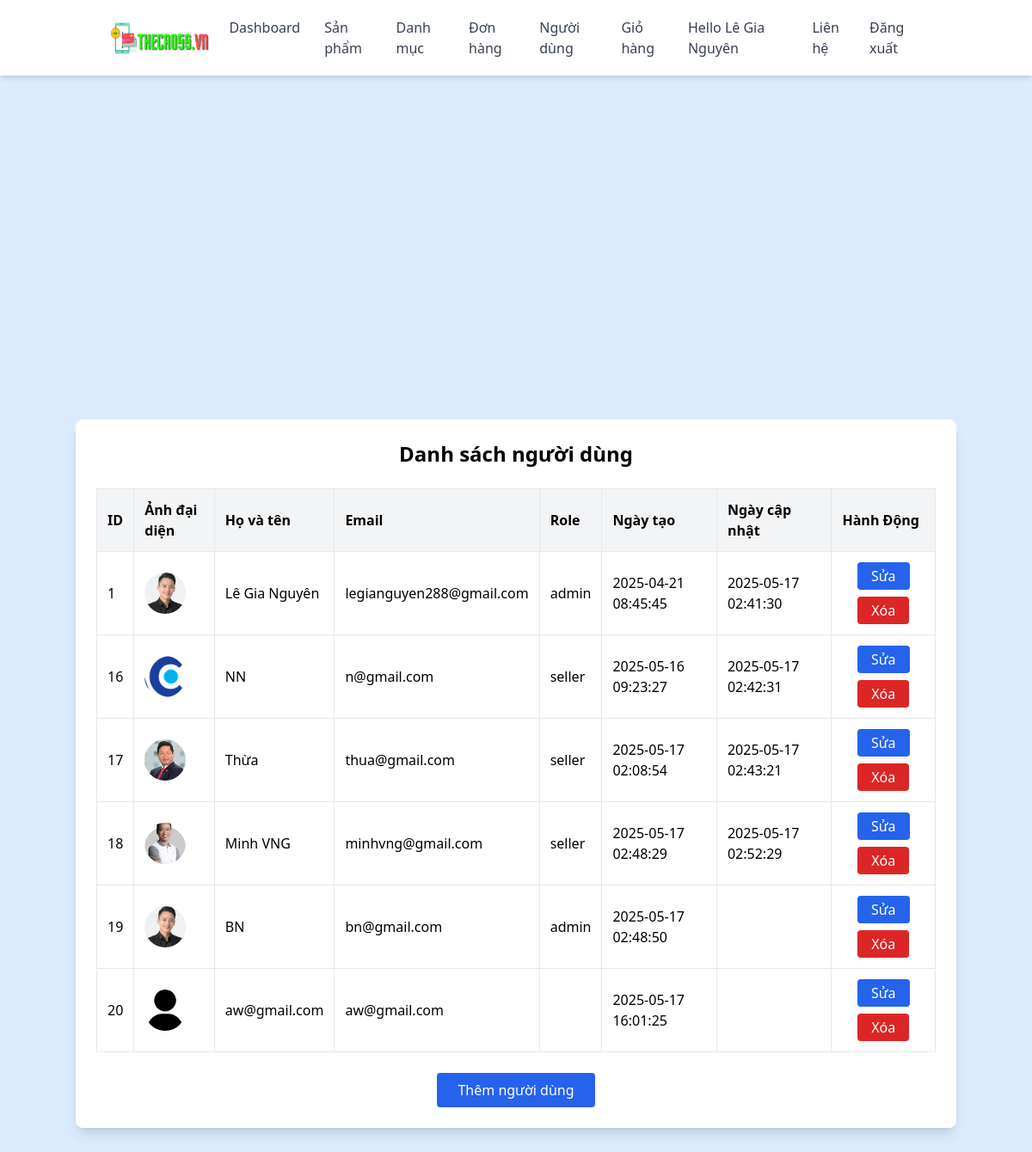
Screenshot of /users/index.php (signed in) with the database file from the repository.
### tables this page shows
CREATE TABLE `users` (
  `id` int NOT NULL,
  `fullname` varchar(255) NOT NULL,
  `email` varchar(255) NOT NULL,
  `avatar` varchar(255) DEFAULT NULL,
  `password` varchar(255) NOT NULL,
  `role` enum('admin','seller','customer') DEFAULT NULL,
  `created_at` timestamp NOT NULL DEFAULT CURRENT_TIMESTAMP,
  `updated_at` timestamp NULL DEFAULT NULL ON UPDATE CURRENT_TIMESTAMP
);

### users/index.php (the view, shortened to what this page needs)
<?php
    include '../includes/header.php';
    include '../config/database.php';
?>
<!DOCTYPE html>
<html lang="vi">
<head>
    <script src="https://cdn.tailwindcss.com"></script>
</head>
<body class="bg-blue-100">
    <main class="flex flex-col items-center justify-center min-h-screen text-center px-4 py-8">
    <div class="bg-white p-6 rounded-lg shadow-lg w-full max-w-5xl overflow-x-auto">
        <h2 class="text-2xl font-bold mb-6">Danh sách người dùng</h2>
        <table class="w-full border-collapse text-sm md:text-base">
            <thead>
                <tr class="bg-gray-100">
                    <th class="p-3 border text-left font-semibold">ID</th>
                    <th class="p-3 border text-left font-semibold">Ảnh đại diện</th>
                    <th class="p-3 border text-left font-semibold">Họ và tên</th>
                    <th class="p-3 border text-left font-semibold">Email</th>
                    <th class="p-3 border text-left font-semibold">Role</th>
                    <th class="p-3 border text-left font-semibold">Ngày tạo</th>
                    <th class="p-3 border text-left font-semibold">Ngày cập nhật</th>
                    <th class="p-3 border text-left font-semibold">Hành Động</th>
                </tr>
            </thead>
            <tbody>
                <?php
                    $result = $conn->query("SELECT * FROM users");
                    while ($row = $result->fetch_assoc()) {
                        $avatar = $row["avatar"] ? $row["avatar"] : 'user.png';
                        echo '
                            <tr class="border-b">
                                <td class="p-3 border">' . $row["id"] . '</td>
                                <td class="p-3 border">
                                    <img src="../assets/images/avatar/' . htmlspecialchars($avatar) . '" alt="Avatar" class="w-12 h-12 rounded-full object-cover">
                                </td>
                                <td class="p-3 border">' . htmlspecialchars($row["fullname"]) . '</td>
                                <td class="p-3 border">' . htmlspecialchars($row["email"]) . '</td>
                                <!-- <td class="p-3 border max-w-xs overflow-x-auto">
                                    <div class="flex items-center gap-2">
                                        <span class="password hidden break-all">' . htmlspecialchars($row["password"]) . '</span>
                                        <button class="toggle-password text-blue-600 hover:text-blue-800">
                                            👁
                                        </button>
                                    </div>
                                </td> -->
                                <td class="p-3 border">' . $row["role"] . '</td>
                                <td class="p-3 border">' . $row["created_at"] . '</td>
                                <td class="p-3 border">' . $row["updated_at"] . '</td>
                                <td class="p-3 border">
                                    <div class="flex flex-wrap gap-2 justify-center">
                                        <a href="update.php?id=' . $row["id"] . '" class="bg-blue-600 text-white px-4 py-1 rounded">Sửa</a>
                                        <a href="delete.php?id=' . $row["id"] . '" onclick="return confirm(\'Xoá người dùng này?\')" class="bg-red-600 text-white px-4 py-1 rounded">Xóa</a>
                                    </div>
                                </td>
                            </tr>
                            ';
                        }
                    ?>
            </tbody>
        </table>
        <div class="mt-6 text-center">
            <a href="create.php" class="inline-block bg-blue-600 text-white px-6 py-2 rounded">Thêm người dùng</a>
        </div>
    </div>
    </main>
</body>
</body>
</html>

### includes/header.php (shortened to what this page needs)
<header class="bg-white shadow-md p-3">
  <div class="container mx-auto px-4 md:px-8">
    <div class="hidden md:flex justify-between items-center">
      <h1 class="text-lg font-bold">
        <img src="../assets/images/logo/thecao5s.png" alt="Logo" class="h-10 w-auto">
      </h1>
      <nav>
        <ul id="desktop-menu" class="flex flex-row space-x-1">
  <?php if (!isset($_COOKIE['role']) || $_COOKIE['role'] === 'customer'): ?>
      <li><a href="../index.php" class="block py-2 px-3 text-gray-700 hover:text-blue-500">Trang chủ</a></li>
  <?php elseif (in_array($_COOKIE['role'], ['admin', 'seller'])): ?>
      <li><a href="../dashboard.php" class="block py-2 px-3 text-gray-700 hover:text-blue-500">Dashboard</a></li>
  <?php endif; ?>
  <?php if (isset($_COOKIE['role']) && in_array($_COOKIE['role'], ['admin', 'seller'])): ?>
    <li><a href="../products/index.php" class="block py-2 px-3 text-gray-700 hover:text-blue-500">Sản phẩm</a></li>
    <li><a href="../categories/index.php" class="block py-2 px-3 text-gray-700 hover:text-blue-500">Danh mục</a></li>
  <?php endif; ?>
  <?php if (isset($_COOKIE['role']) && $_COOKIE['role'] === 'admin'): ?>
    <li><a href="../orders/index.php" class="block py-2 px-3 text-gray-700 hover:text-blue-500">Đơn hàng</a></li>
    <li><a href="../users/index.php" class="block py-2 px-3 text-gray-700 hover:text-blue-500">Người dùng</a></li>
  <?php endif; ?>
  <li><a href="../cart.php" class="block py-2 px-3 text-gray-700 hover:text-blue-500">Giỏ hàng</a></li>
  <li>
    <?php if (isset($_COOKIE['loggedin'], $_COOKIE['fullname']) && $_COOKIE['loggedin'] === 'true'): ?>
      <a href="../profile.php" class="block py-2 px-3 text-gray-700 hover:text-blue-500">
        Hello <?php echo htmlspecialchars($_COOKIE['fullname']); ?>
      </a>
    <?php else: ?>
      <a href="../login.php" class="block py-2 px-3 text-gray-700 hover:text-blue-500">Đăng nhập</a>
    <?php endif; ?>
  </li>
  <li><a href="../contact.php" class="block py-2 px-3 text-gray-700 hover:text-blue-500">Liên hệ</a></li>
  <?php if (isset($_COOKIE['loggedin']) && $_COOKIE['loggedin'] === 'true'): ?>
    <li><a href="../logout.php" class="block py-2 px-3 text-gray-700 hover:text-blue-500">Đăng xuất</a></li>
  <?php endif; ?>
</ul>
      </nav>
    </div>
  </div>
</header>

### rows the page displays
users: id "1", avatar (picture), fullname "Lê Gia Nguyên", email "legianguyen288@gmail.com", role "admin", created_at "2025-04-21 08:45:45", updated_at "2025-05-17 02:41:30"
users: id "16", avatar (picture), fullname "NN", email "n@gmail.com", role "seller", created_at "2025-05-16 09:23:27", updated_at "2025-05-17 02:42:31"
users: id "17", avatar (picture), fullname "Thừa", email "thua@gmail.com", role "seller", created_at "2025-05-17 02:08:54", updated_at "2025-05-17 02:43:21"
users: id "18", avatar (picture), fullname "Minh VNG", email "minhvng@gmail.com", role "seller", created_at "2025-05-17 02:48:29", updated_at "2025-05-17 02:52:29"
users: id "19", avatar (picture), fullname "BN", email "bn@gmail.com", role "admin", created_at "2025-05-17 02:48:50"
users: id "20", shows a picture, fullname "aw@gmail.com", email "aw@gmail.com", created_at "2025-05-17 16:01:25"

### other values shown
$_COOKIE['fullname'] "Lê Gia Nguyên"
